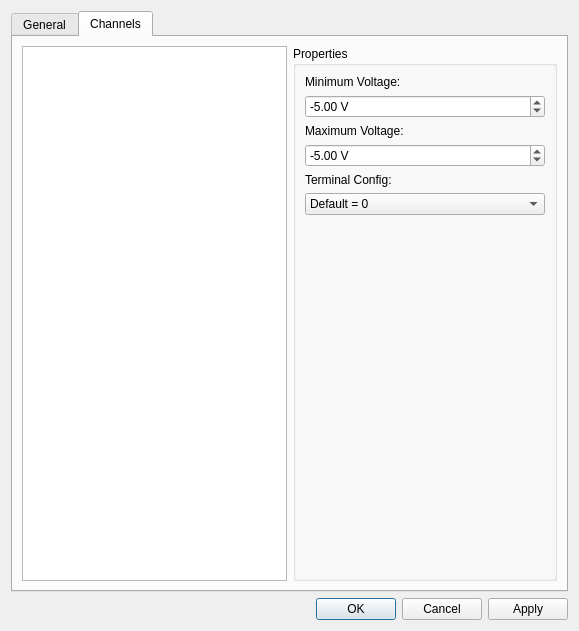
<?xml version="1.0" encoding="UTF-8"?>
<ui version="4.0">
 <class>niDAQmx</class>
 <widget class="QDialog" name="niDAQmx">
  <property name="geometry">
   <rect>
    <x>0</x>
    <y>0</y>
    <width>579</width>
    <height>573</height>
   </rect>
  </property>
  <property name="windowTitle">
   <string>Dialog</string>
  </property>
  <layout class="QVBoxLayout" name="verticalLayout_12">
   <item>
    <widget class="QTabWidget" name="tabWidget">
     <property name="currentIndex">
      <number>1</number>
     </property>
     <widget class="QWidget" name="tab">
      <attribute name="title">
       <string>General</string>
      </attribute>
      <layout class="QVBoxLayout" name="verticalLayout">
       <item>
        <widget class="QGroupBox" name="groupBox">
         <property name="minimumSize">
          <size>
           <width>0</width>
           <height>0</height>
          </size>
         </property>
         <property name="title">
          <string>General</string>
         </property>
         <layout class="QGridLayout" name="gridLayout">
          <item row="2" column="0">
           <widget class="QLabel" name="label_11">
            <property name="sizePolicy">
             <sizepolicy hsizetype="Maximum" vsizetype="Preferred">
              <horstretch>0</horstretch>
              <verstretch>0</verstretch>
             </sizepolicy>
            </property>
            <property name="text">
             <string>Task mode:</string>
            </property>
           </widget>
          </item>
          <item row="0" column="0">
           <widget class="QLabel" name="label_8">
            <property name="sizePolicy">
             <sizepolicy hsizetype="Maximum" vsizetype="Preferred">
              <horstretch>0</horstretch>
              <verstretch>0</verstretch>
             </sizepolicy>
            </property>
            <property name="text">
             <string>Task name:</string>
            </property>
           </widget>
          </item>
          <item row="1" column="0">
           <widget class="QLabel" name="label_7">
            <property name="sizePolicy">
             <sizepolicy hsizetype="Maximum" vsizetype="Preferred">
              <horstretch>0</horstretch>
              <verstretch>0</verstretch>
             </sizepolicy>
            </property>
            <property name="text">
             <string>Task type:</string>
            </property>
           </widget>
          </item>
          <item row="2" column="1">
           <widget class="QComboBox" name="comboTaskMode"/>
          </item>
          <item row="1" column="1">
           <widget class="QLabel" name="lblType">
            <property name="text">
             <string>[Type]</string>
            </property>
           </widget>
          </item>
          <item row="0" column="1">
           <widget class="QLabel" name="lblName">
            <property name="text">
             <string>[Identifier]</string>
            </property>
           </widget>
          </item>
         </layout>
        </widget>
       </item>
       <item>
        <widget class="QGroupBox" name="groupBox_2">
         <property name="minimumSize">
          <size>
           <width>0</width>
           <height>0</height>
          </size>
         </property>
         <property name="title">
          <string>Acquisition / Data Write</string>
         </property>
         <layout class="QGridLayout" name="gridLayout_2">
          <item row="5" column="0">
           <widget class="QLabel" name="lblReadTimeout_3">
            <property name="text">
             <string>Input Buffer Size:</string>
            </property>
           </widget>
          </item>
          <item row="0" column="1">
           <widget class="QDoubleSpinBox" name="doubleSpinSamplingRate">
            <property name="suffix">
             <string> Hz</string>
            </property>
            <property name="decimals">
             <number>3</number>
            </property>
            <property name="minimum">
             <double>0.001000000000000</double>
            </property>
            <property name="maximum">
             <double>10000000.000000000000000</double>
            </property>
            <property name="value">
             <double>1000.000000000000000</double>
            </property>
           </widget>
          </item>
          <item row="1" column="1">
           <widget class="QDoubleSpinBox" name="doubleSpinReadTimeout">
            <property name="suffix">
             <string> s</string>
            </property>
            <property name="decimals">
             <number>3</number>
            </property>
            <property name="minimum">
             <double>-1.000000000000000</double>
            </property>
            <property name="maximum">
             <double>10000000.000000000000000</double>
            </property>
            <property name="value">
             <double>-1.000000000000000</double>
            </property>
           </widget>
          </item>
          <item row="2" column="0" colspan="2">
           <widget class="QCheckBox" name="checkSetValWaitForFinish">
            <property name="text">
             <string>Block 'setVal' until all data is written</string>
            </property>
           </widget>
          </item>
          <item row="4" column="0">
           <widget class="QLabel" name="lblReadTimeout_2">
            <property name="text">
             <string>Samples per Buffer:</string>
            </property>
           </widget>
          </item>
          <item row="1" column="0">
           <widget class="QLabel" name="lblReadTimeout">
            <property name="text">
             <string>Data Read Timeout:</string>
            </property>
           </widget>
          </item>
          <item row="0" column="0">
           <widget class="QLabel" name="label_4">
            <property name="text">
             <string>Sampling Rate:</string>
            </property>
           </widget>
          </item>
          <item row="4" column="1">
           <widget class="QSpinBox" name="spinSamplesPerChannel">
            <property name="maximum">
             <number>999999999</number>
            </property>
           </widget>
          </item>
          <item row="5" column="1">
           <widget class="QSpinBox" name="spinInputBufferSize">
            <property name="minimum">
             <number>-1</number>
            </property>
            <property name="maximum">
             <number>999999999</number>
            </property>
            <property name="value">
             <number>-1</number>
            </property>
           </widget>
          </item>
         </layout>
        </widget>
       </item>
       <item>
        <widget class="QGroupBox" name="groupBox_4">
         <property name="minimumSize">
          <size>
           <width>0</width>
           <height>0</height>
          </size>
         </property>
         <property name="title">
          <string>Sample Clock</string>
         </property>
         <layout class="QGridLayout" name="gridLayout_4">
          <item row="0" column="0">
           <widget class="QLabel" name="label_10">
            <property name="text">
             <string>Sample Clock Source:</string>
            </property>
           </widget>
          </item>
          <item row="0" column="1">
           <widget class="QComboBox" name="comboSampleClockSource">
            <property name="editable">
             <bool>true</bool>
            </property>
           </widget>
          </item>
          <item row="1" column="0" colspan="2">
           <widget class="QCheckBox" name="checkSampleClockRisingEdge">
            <property name="text">
             <string>Sample Clock on Rising Edge</string>
            </property>
           </widget>
          </item>
         </layout>
        </widget>
       </item>
       <item>
        <widget class="QGroupBox" name="groupBox_5">
         <property name="title">
          <string>Start Trigger</string>
         </property>
         <layout class="QGridLayout" name="gridLayout_3">
          <item row="2" column="0">
           <widget class="QLabel" name="label_9">
            <property name="text">
             <string>Start Trigger Source:</string>
            </property>
           </widget>
          </item>
          <item row="3" column="0" colspan="3">
           <widget class="QCheckBox" name="checkStartTriggerRisingEdge">
            <property name="text">
             <string>Trigger on Rising Edge</string>
            </property>
           </widget>
          </item>
          <item row="1" column="0">
           <widget class="QLabel" name="label_6">
            <property name="text">
             <string>Start Trigger Mode:</string>
            </property>
           </widget>
          </item>
          <item row="1" column="1" colspan="2">
           <widget class="QComboBox" name="comboStartTriggerMode"/>
          </item>
          <item row="2" column="1" colspan="2">
           <widget class="QComboBox" name="comboStartTriggerSource">
            <property name="editable">
             <bool>true</bool>
            </property>
           </widget>
          </item>
          <item row="4" column="0">
           <widget class="QLabel" name="lblStartTriggerLevel">
            <property name="text">
             <string>Start Trigger Level:</string>
            </property>
           </widget>
          </item>
          <item row="4" column="1" colspan="2">
           <widget class="QDoubleSpinBox" name="doubleSpinStartTriggerLevel">
            <property name="suffix">
             <string/>
            </property>
            <property name="decimals">
             <number>3</number>
            </property>
            <property name="minimum">
             <double>-1000.000000000000000</double>
            </property>
            <property name="maximum">
             <double>1000.000000000000000</double>
            </property>
            <property name="value">
             <double>0.000000000000000</double>
            </property>
           </widget>
          </item>
         </layout>
        </widget>
       </item>
       <item>
        <spacer name="verticalSpacer_2">
         <property name="orientation">
          <enum>Qt::Vertical</enum>
         </property>
         <property name="sizeHint" stdset="0">
          <size>
           <width>20</width>
           <height>40</height>
          </size>
         </property>
        </spacer>
       </item>
      </layout>
     </widget>
     <widget class="QWidget" name="tab_2">
      <attribute name="title">
       <string>Channels</string>
      </attribute>
      <layout class="QHBoxLayout" name="horizontalLayout_2">
       <item>
        <widget class="QTreeWidget" name="treeChannels">
         <property name="sizePolicy">
          <sizepolicy hsizetype="Preferred" vsizetype="Expanding">
           <horstretch>0</horstretch>
           <verstretch>0</verstretch>
          </sizepolicy>
         </property>
         <property name="editTriggers">
          <set>QAbstractItemView::NoEditTriggers</set>
         </property>
         <property name="selectionMode">
          <enum>QAbstractItemView::SingleSelection</enum>
         </property>
         <property name="sortingEnabled">
          <bool>false</bool>
         </property>
         <attribute name="headerVisible">
          <bool>false</bool>
         </attribute>
         <column>
          <property name="text">
           <string notr="true">1</string>
          </property>
         </column>
        </widget>
       </item>
       <item>
        <widget class="QGroupBox" name="groupBox_3">
         <property name="title">
          <string>Properties</string>
         </property>
         <layout class="QVBoxLayout" name="verticalLayout_2">
          <item>
           <widget class="QLabel" name="lblMinimumVoltage">
            <property name="text">
             <string>Minimum Voltage:</string>
            </property>
           </widget>
          </item>
          <item>
           <widget class="QDoubleSpinBox" name="doubleSpinMinimumVoltage">
            <property name="suffix">
             <string> V</string>
            </property>
            <property name="decimals">
             <number>2</number>
            </property>
            <property name="minimum">
             <double>-10000.000000000000000</double>
            </property>
            <property name="maximum">
             <double>10000.000000000000000</double>
            </property>
            <property name="value">
             <double>-5.000000000000000</double>
            </property>
           </widget>
          </item>
          <item>
           <widget class="QLabel" name="lblMaximumVoltage">
            <property name="text">
             <string>Maximum Voltage:</string>
            </property>
           </widget>
          </item>
          <item>
           <widget class="QDoubleSpinBox" name="doubleSpinMaximumVoltage">
            <property name="suffix">
             <string> V</string>
            </property>
            <property name="decimals">
             <number>2</number>
            </property>
            <property name="minimum">
             <double>-10000.000000000000000</double>
            </property>
            <property name="maximum">
             <double>10000.000000000000000</double>
            </property>
            <property name="value">
             <double>-5.000000000000000</double>
            </property>
           </widget>
          </item>
          <item>
           <widget class="QLabel" name="lblTerminalConfig">
            <property name="text">
             <string>Terminal Config:</string>
            </property>
           </widget>
          </item>
          <item>
           <widget class="QComboBox" name="comboTerminalConfig">
            <item>
             <property name="text">
              <string>Default = 0</string>
             </property>
            </item>
            <item>
             <property name="text">
              <string>Diff = 1</string>
             </property>
            </item>
            <item>
             <property name="text">
              <string>RSE = 2</string>
             </property>
            </item>
            <item>
             <property name="text">
              <string>NRSE = 3</string>
             </property>
            </item>
            <item>
             <property name="text">
              <string>PseudoDiff = 4</string>
             </property>
            </item>
           </widget>
          </item>
          <item>
           <spacer name="verticalSpacer">
            <property name="orientation">
             <enum>Qt::Vertical</enum>
            </property>
            <property name="sizeHint" stdset="0">
             <size>
              <width>20</width>
              <height>311</height>
             </size>
            </property>
           </spacer>
          </item>
         </layout>
        </widget>
       </item>
      </layout>
     </widget>
    </widget>
   </item>
   <item>
    <widget class="QDialogButtonBox" name="buttonBox">
     <property name="orientation">
      <enum>Qt::Horizontal</enum>
     </property>
     <property name="standardButtons">
      <set>QDialogButtonBox::Apply|QDialogButtonBox::Cancel|QDialogButtonBox::Ok</set>
     </property>
    </widget>
   </item>
  </layout>
 </widget>
 <resources/>
 <connections/>
</ui>
